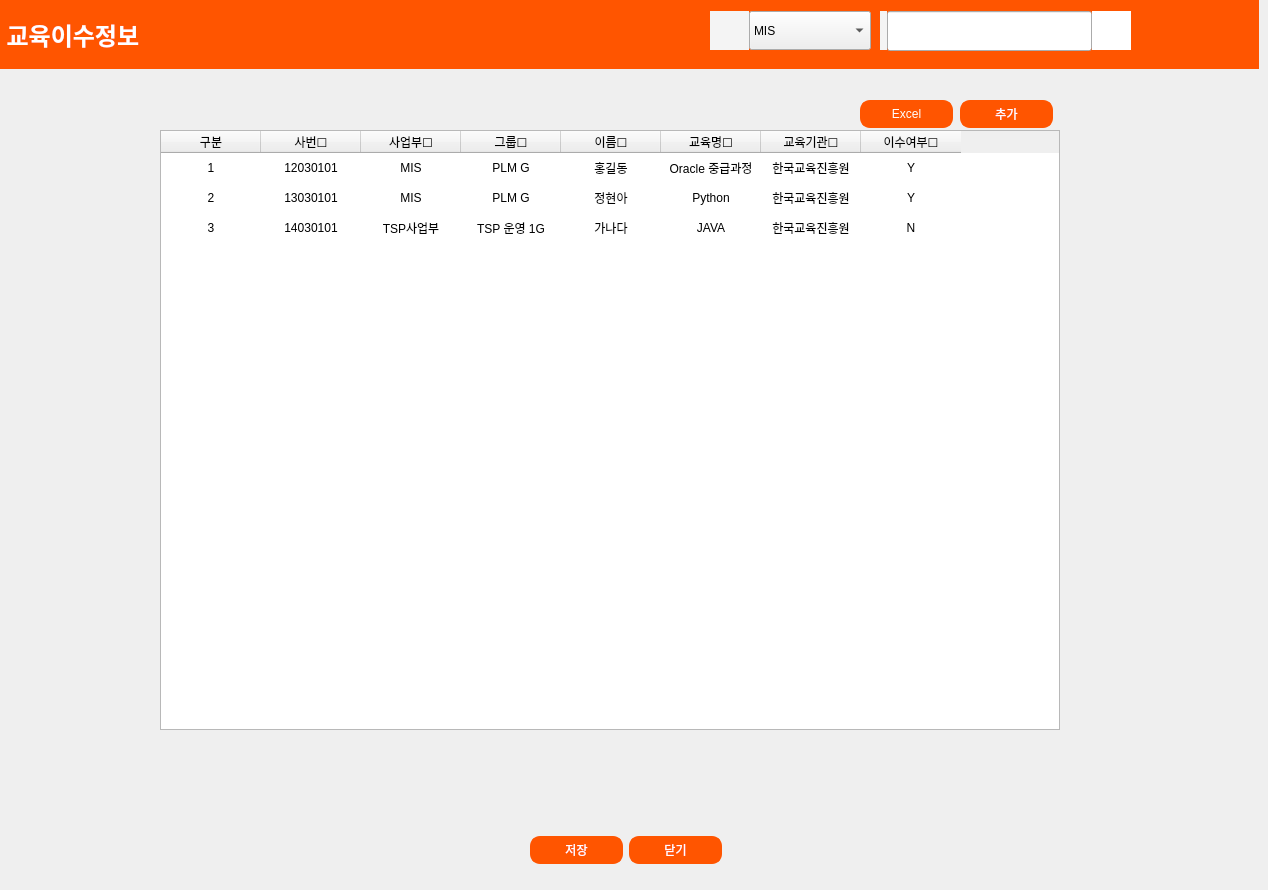
  <widget class="QWidget" name="eduList">
   <widget class="QWidget" name="horizontalLayoutWidget_5">
    <property name="geometry">
     <rect>
      <x>0</x>
      <y>820</y>
      <width>1251</width>
      <height>61</height>
     </rect>
    </property>
    <layout class="QHBoxLayout" name="horizontalLayout_5">
     <property name="spacing">
      <number>6</number>
     </property>
     <item>
      <spacer name="horizontalSpacer_4">
       <property name="orientation">
        <enum>Qt::Horizontal</enum>
       </property>
       <property name="sizeHint" stdset="0">
        <size>
         <width>40</width>
         <height>20</height>
        </size>
       </property>
      </spacer>
     </item>
     <item>
      <widget class="QPushButton" name="saveBtn">
       <property name="minimumSize">
        <size>
         <width>93</width>
         <height>28</height>
        </size>
       </property>
       <property name="maximumSize">
        <size>
         <width>93</width>
         <height>28</height>
        </size>
       </property>
       <property name="styleSheet">
        <string notr="true">background-color: #ff5500;
border-radius : 10px; 
border : 2px solid #ff5500;
color: white;</string>
       </property>
       <property name="text">
        <string>저장</string>
       </property>
      </widget>
     </item>
     <item>
      <widget class="QPushButton" name="cnlBtn">
       <property name="minimumSize">
        <size>
         <width>93</width>
         <height>28</height>
        </size>
       </property>
       <property name="maximumSize">
        <size>
         <width>93</width>
         <height>28</height>
        </size>
       </property>
       <property name="styleSheet">
        <string notr="true">background-color: #ff5500;
border-radius : 10px; 
border : 2px solid #ff5500;
color: white;</string>
       </property>
       <property name="text">
        <string>닫기</string>
       </property>
      </widget>
     </item>
     <item>
      <spacer name="horizontalSpacer_5">
       <property name="orientation">
        <enum>Qt::Horizontal</enum>
       </property>
       <property name="sizeHint" stdset="0">
        <size>
         <width>40</width>
         <height>20</height>
        </size>
       </property>
      </spacer>
     </item>
    </layout>
   </widget>
   <widget class="QTableWidget" name="table">
    <property name="geometry">
     <rect>
      <x>160</x>
      <y>130</y>
      <width>900</width>
      <height>600</height>
     </rect>
    </property>
    <property name="minimumSize">
     <size>
      <width>0</width>
      <height>600</height>
     </size>
    </property>
    <property name="maximumSize">
     <size>
      <width>16777215</width>
      <height>600</height>
     </size>
    </property>
    <property name="contextMenuPolicy">
     <enum>Qt::PreventContextMenu</enum>
    </property>
    <property name="showGrid">
     <bool>false</bool>
    </property>
    <property name="sortingEnabled">
     <bool>false</bool>
    </property>
    <property name="rowCount">
     <number>3</number>
    </property>
    <attribute name="verticalHeaderVisible">
     <bool>false</bool>
    </attribute>
    <row>
     <property name="text">
      <string/>
     </property>
    </row>
    <row>
     <property name="text">
      <string/>
     </property>
    </row>
    <row>
     <property name="text">
      <string/>
     </property>
    </row>
    <column>
     <property name="text">
      <string>구분</string>
     </property>
    </column>
    <column>
     <property name="text">
      <string>사번☐</string>
     </property>
    </column>
    <column>
     <property name="text">
      <string>사업부☐</string>
     </property>
    </column>
    <column>
     <property name="text">
      <string>그룹☐</string>
     </property>
    </column>
    <column>
     <property name="text">
      <string>이름☐</string>
     </property>
    </column>
    <column>
     <property name="text">
      <string>교육명☐</string>
     </property>
    </column>
    <column>
     <property name="text">
      <string>교육기관☐</string>
     </property>
    </column>
    <column>
     <property name="text">
      <string>이수여부☐</string>
     </property>
    </column>
    <item row="0" column="0">
     <property name="text">
      <string>1</string>
     </property>
     <property name="textAlignment">
      <set>AlignCenter</set>
     </property>
    </item>
    <item row="0" column="1">
     <property name="text">
      <string>12030101</string>
     </property>
     <property name="textAlignment">
      <set>AlignCenter</set>
     </property>
     <property name="flags">
      <set>ItemIsSelectable|ItemIsEnabled</set>
     </property>
    </item>
    <item row="0" column="2">
     <property name="text">
      <string>MIS</string>
     </property>
     <property name="textAlignment">
      <set>AlignCenter</set>
     </property>
     <property name="flags">
      <set>ItemIsEditable|ItemIsEnabled</set>
     </property>
    </item>
    <item row="0" column="3">
     <property name="text">
      <string>PLM G</string>
     </property>
     <property name="textAlignment">
      <set>AlignCenter</set>
     </property>
     <property name="flags">
      <set>ItemIsDragEnabled|ItemIsDropEnabled|ItemIsEnabled</set>
     </property>
    </item>
    <item row="0" column="4">
     <property name="text">
      <string>홍길동</string>
     </property>
     <property name="textAlignment">
      <set>AlignCenter</set>
     </property>
     <property name="flags">
      <set>ItemIsDragEnabled|ItemIsDropEnabled|ItemIsEnabled</set>
     </property>
    </item>
    <item row="0" column="5">
     <property name="text">
      <string>Oracle 중급과정</string>
     </property>
     <property name="textAlignment">
      <set>AlignCenter</set>
     </property>
     <property name="flags">
      <set>ItemIsUserCheckable|ItemIsEnabled</set>
     </property>
    </item>
    <item row="0" column="6">
     <property name="text">
      <string>한국교육진흥원</string>
     </property>
     <property name="textAlignment">
      <set>AlignCenter</set>
     </property>
     <property name="flags">
      <set>ItemIsSelectable|ItemIsEnabled</set>
     </property>
    </item>
    <item row="0" column="7">
     <property name="text">
      <string>Y</string>
     </property>
     <property name="textAlignment">
      <set>AlignCenter</set>
     </property>
     <property name="flags">
      <set>ItemIsEnabled|ItemIsTristate</set>
     </property>
    </item>
    <item row="1" column="0">
     <property name="text">
      <string>2</string>
     </property>
     <property name="textAlignment">
      <set>AlignCenter</set>
     </property>
    </item>
    <item row="1" column="1">
     <property name="text">
      <string>13030101</string>
     </property>
     <property name="textAlignment">
      <set>AlignCenter</set>
     </property>
     <property name="flags">
      <set>ItemIsSelectable|ItemIsEnabled</set>
     </property>
    </item>
    <item row="1" column="2">
     <property name="text">
      <string>MIS</string>
     </property>
     <property name="textAlignment">
      <set>AlignCenter</set>
     </property>
    </item>
    <item row="1" column="3">
     <property name="text">
      <string>PLM G</string>
     </property>
     <property name="textAlignment">
      <set>AlignCenter</set>
     </property>
    </item>
    <item row="1" column="4">
     <property name="text">
      <string>정현아</string>
     </property>
     <property name="textAlignment">
      <set>AlignCenter</set>
     </property>
    </item>
    <item row="1" column="5">
     <property name="text">
      <string>Python</string>
     </property>
     <property name="textAlignment">
      <set>AlignCenter</set>
     </property>
     <property name="flags">
      <set>ItemIsUserCheckable|ItemIsEnabled</set>
     </property>
    </item>
    <item row="1" column="6">
     <property name="text">
      <string>한국교육진흥원</string>
     </property>
     <property name="textAlignment">
      <set>AlignCenter</set>
     </property>
     <property name="flags">
      <set>ItemIsSelectable|ItemIsEnabled</set>
     </property>
    </item>
    <item row="1" column="7">
     <property name="text">
      <string>Y</string>
     </property>
     <property name="textAlignment">
      <set>AlignCenter</set>
     </property>
    </item>
    <item row="2" column="0">
     <property name="text">
      <string>3</string>
     </property>
     <property name="textAlignment">
      <set>AlignCenter</set>
     </property>
    </item>
    <item row="2" column="1">
     <property name="text">
      <string>14030101</string>
     </property>
     <property name="textAlignment">
      <set>AlignCenter</set>
     </property>
     <property name="flags">
      <set>ItemIsSelectable|ItemIsEnabled</set>
     </property>
    </item>
    <item row="2" column="2">
     <property name="text">
      <string>TSP사업부</string>
     </property>
     <property name="textAlignment">
      <set>AlignCenter</set>
     </property>
    </item>
    <item row="2" column="3">
     <property name="text">
      <string>TSP 운영 1G</string>
     </property>
     <property name="textAlignment">
      <set>AlignCenter</set>
     </property>
    </item>
    <item row="2" column="4">
     <property name="text">
      <string>가나다</string>
     </property>
     <property name="textAlignment">
      <set>AlignCenter</set>
     </property>
    </item>
    <item row="2" column="5">
     <property name="text">
      <string>JAVA</string>
     </property>
     <property name="textAlignment">
      <set>AlignCenter</set>
     </property>
    </item>
    <item row="2" column="6">
     <property name="text">
      <string>한국교육진흥원</string>
     </property>
     <property name="textAlignment">
      <set>AlignCenter</set>
     </property>
    </item>
    <item row="2" column="7">
     <property name="text">
      <string>N</string>
     </property>
     <property name="textAlignment">
      <set>AlignCenter</set>
     </property>
    </item>
   </widget>
   <widget class="QPushButton" name="addBtn">
    <property name="geometry">
     <rect>
      <x>960</x>
      <y>100</y>
      <width>93</width>
      <height>28</height>
     </rect>
    </property>
    <property name="palette">
     <palette>
      <active>
       <colorrole role="WindowText">
        <brush brushstyle="SolidPattern">
         <color alpha="255">
          <red>255</red>
          <green>255</green>
          <blue>255</blue>
         </color>
        </brush>
       </colorrole>
       <colorrole role="Button">
        <brush brushstyle="SolidPattern">
         <color alpha="255">
          <red>255</red>
          <green>85</green>
          <blue>0</blue>
         </color>
        </brush>
       </colorrole>
       <colorrole role="Text">
        <brush brushstyle="SolidPattern">
         <color alpha="255">
          <red>255</red>
          <green>255</green>
          <blue>255</blue>
         </color>
        </brush>
       </colorrole>
       <colorrole role="ButtonText">
        <brush brushstyle="SolidPattern">
         <color alpha="255">
          <red>255</red>
          <green>255</green>
          <blue>255</blue>
         </color>
        </brush>
       </colorrole>
       <colorrole role="Base">
        <brush brushstyle="SolidPattern">
         <color alpha="255">
          <red>255</red>
          <green>85</green>
          <blue>0</blue>
         </color>
        </brush>
       </colorrole>
       <colorrole role="Window">
        <brush brushstyle="SolidPattern">
         <color alpha="255">
          <red>255</red>
          <green>85</green>
          <blue>0</blue>
         </color>
        </brush>
       </colorrole>
       <colorrole role="PlaceholderText">
        <brush brushstyle="NoBrush">
         <color alpha="128">
          <red>255</red>
          <green>255</green>
          <blue>255</blue>
         </color>
        </brush>
       </colorrole>
      </active>
      <inactive>
       <colorrole role="WindowText">
        <brush brushstyle="SolidPattern">
         <color alpha="255">
          <red>255</red>
          <green>255</green>
          <blue>255</blue>
         </color>
        </brush>
       </colorrole>
       <colorrole role="Button">
        <brush brushstyle="SolidPattern">
         <color alpha="255">
          <red>255</red>
          <green>85</green>
          <blue>0</blue>
         </color>
        </brush>
       </colorrole>
       <colorrole role="Text">
        <brush brushstyle="SolidPattern">
         <color alpha="255">
          <red>255</red>
          <green>255</green>
          <blue>255</blue>
         </color>
        </brush>
       </colorrole>
       <colorrole role="ButtonText">
        <brush brushstyle="SolidPattern">
         <color alpha="255">
          <red>255</red>
          <green>255</green>
          <blue>255</blue>
         </color>
        </brush>
       </colorrole>
       <colorrole role="Base">
        <brush brushstyle="SolidPattern">
         <color alpha="255">
          <red>255</red>
          <green>85</green>
          <blue>0</blue>
         </color>
        </brush>
       </colorrole>
       <colorrole role="Window">
        <brush brushstyle="SolidPattern">
         <color alpha="255">
          <red>255</red>
          <green>85</green>
          <blue>0</blue>
         </color>
        </brush>
       </colorrole>
       <colorrole role="PlaceholderText">
        <brush brushstyle="NoBrush">
         <color alpha="128">
          <red>255</red>
          <green>255</green>
          <blue>255</blue>
         </color>
        </brush>
       </colorrole>
      </inactive>
      <disabled>
       <colorrole role="WindowText">
        <brush brushstyle="SolidPattern">
         <color alpha="255">
          <red>255</red>
          <green>255</green>
          <blue>255</blue>
         </color>
        </brush>
       </colorrole>
       <colorrole role="Button">
        <brush brushstyle="SolidPattern">
         <color alpha="255">
          <red>255</red>
          <green>85</green>
          <blue>0</blue>
         </color>
        </brush>
       </colorrole>
       <colorrole role="Text">
        <brush brushstyle="SolidPattern">
         <color alpha="255">
          <red>255</red>
          <green>255</green>
          <blue>255</blue>
         </color>
        </brush>
       </colorrole>
       <colorrole role="ButtonText">
        <brush brushstyle="SolidPattern">
         <color alpha="255">
          <red>255</red>
          <green>255</green>
          <blue>255</blue>
         </color>
        </brush>
       </colorrole>
       <colorrole role="Base">
        <brush brushstyle="SolidPattern">
         <color alpha="255">
          <red>255</red>
          <green>85</green>
          <blue>0</blue>
         </color>
        </brush>
       </colorrole>
       <colorrole role="Window">
        <brush brushstyle="SolidPattern">
         <color alpha="255">
          <red>255</red>
          <green>85</green>
          <blue>0</blue>
         </color>
        </brush>
       </colorrole>
       <colorrole role="PlaceholderText">
        <brush brushstyle="NoBrush">
         <color alpha="128">
          <red>255</red>
          <green>255</green>
          <blue>255</blue>
         </color>
        </brush>
       </colorrole>
      </disabled>
     </palette>
    </property>
    <property name="styleSheet">
     <string notr="true">background-color: #ff5500;
border-radius : 10px; 
border : 2px solid #ff5500;
color: white;</string>
    </property>
    <property name="text">
     <string>추가</string>
    </property>
   </widget>
   <widget class="QWidget" name="horizontalLayoutWidget_2">
    <property name="geometry">
     <rect>
      <x>880</x>
      <y>10</y>
      <width>251</width>
      <height>42</height>
     </rect>
    </property>
    <layout class="QHBoxLayout" name="horizontalLayout_8">
     <property name="spacing">
      <number>0</number>
     </property>
     <item>
      <widget class="QLabel" name="label_2">
       <property name="minimumSize">
        <size>
         <width>0</width>
         <height>39</height>
        </size>
       </property>
       <property name="maximumSize">
        <size>
         <width>16777215</width>
         <height>39</height>
        </size>
       </property>
       <property name="styleSheet">
        <string notr="true">background-color:rgb(244, 244, 244);</string>
       </property>
       <property name="text">
        <string/>
       </property>
       <property name="pixmap">
        <pixmap>peo.png</pixmap>
       </property>
      </widget>
     </item>
     <item>
      <widget class="QLineEdit" name="lineEdit_2">
       <property name="minimumSize">
        <size>
         <width>0</width>
         <height>40</height>
        </size>
       </property>
       <property name="maximumSize">
        <size>
         <width>16777215</width>
         <height>40</height>
        </size>
       </property>
      </widget>
     </item>
     <item>
      <widget class="QPushButton" name="pushButton_6">
       <property name="minimumSize">
        <size>
         <width>39</width>
         <height>39</height>
        </size>
       </property>
       <property name="maximumSize">
        <size>
         <width>39</width>
         <height>39</height>
        </size>
       </property>
       <property name="styleSheet">
        <string notr="true">border: none;
background-color:white;</string>
       </property>
       <property name="icon">
        <iconset>
         <normaloff>find.png</normaloff>find.png</iconset>
       </property>
      </widget>
     </item>
    </layout>
   </widget>
   <widget class="QLabel" name="label_3">
    <property name="geometry">
     <rect>
      <x>0</x>
      <y>0</y>
      <width>1259</width>
      <height>69</height>
     </rect>
    </property>
    <property name="styleSheet">
     <string notr="true">background-color: #ff5500;
colorL white;</string>
    </property>
    <property name="text">
     <string>&lt;html&gt;&lt;head/&gt;&lt;body&gt;&lt;p&gt;&lt;span style=&quot; font-size:18pt; font-weight:600; color:#ffffff;&quot;&gt;&amp;nbsp;교육이수정보&lt;/span&gt;&lt;/p&gt;&lt;/body&gt;&lt;/html&gt;</string>
    </property>
   </widget>
   <widget class="QWidget" name="horizontalLayoutWidget_3">
    <property name="geometry">
     <rect>
      <x>710</x>
      <y>10</y>
      <width>161</width>
      <height>41</height>
     </rect>
    </property>
    <layout class="QHBoxLayout" name="horizontalLayout_9">
     <property name="spacing">
      <number>0</number>
     </property>
     <item>
      <widget class="QLabel" name="label_5">
       <property name="minimumSize">
        <size>
         <width>39</width>
         <height>39</height>
        </size>
       </property>
       <property name="maximumSize">
        <size>
         <width>39</width>
         <height>39</height>
        </size>
       </property>
       <property name="styleSheet">
        <string notr="true">background-color:rgb(244, 244, 244);</string>
       </property>
       <property name="text">
        <string/>
       </property>
       <property name="pixmap">
        <pixmap>diagram.png</pixmap>
       </property>
       <property name="alignment">
        <set>Qt::AlignCenter</set>
       </property>
      </widget>
     </item>
     <item>
      <widget class="QComboBox" name="comboBox_2">
       <property name="minimumSize">
        <size>
         <width>0</width>
         <height>39</height>
        </size>
       </property>
       <property name="maximumSize">
        <size>
         <width>16777215</width>
         <height>39</height>
        </size>
       </property>
       <item>
        <property name="text">
         <string>MIS</string>
        </property>
       </item>
       <item>
        <property name="text">
         <string>TSP</string>
        </property>
       </item>
       <item>
        <property name="text">
         <string>TC</string>
        </property>
       </item>
       <item>
        <property name="text">
         <string>FAB</string>
        </property>
       </item>
      </widget>
     </item>
    </layout>
   </widget>
   <widget class="QPushButton" name="excelBtn">
    <property name="geometry">
     <rect>
      <x>860</x>
      <y>100</y>
      <width>93</width>
      <height>28</height>
     </rect>
    </property>
    <property name="palette">
     <palette>
      <active>
       <colorrole role="WindowText">
        <brush brushstyle="SolidPattern">
         <color alpha="255">
          <red>255</red>
          <green>255</green>
          <blue>255</blue>
         </color>
        </brush>
       </colorrole>
       <colorrole role="Button">
        <brush brushstyle="SolidPattern">
         <color alpha="255">
          <red>255</red>
          <green>85</green>
          <blue>0</blue>
         </color>
        </brush>
       </colorrole>
       <colorrole role="Text">
        <brush brushstyle="SolidPattern">
         <color alpha="255">
          <red>255</red>
          <green>255</green>
          <blue>255</blue>
         </color>
        </brush>
       </colorrole>
       <colorrole role="ButtonText">
        <brush brushstyle="SolidPattern">
         <color alpha="255">
          <red>255</red>
          <green>255</green>
          <blue>255</blue>
         </color>
        </brush>
       </colorrole>
       <colorrole role="Base">
        <brush brushstyle="SolidPattern">
         <color alpha="255">
          <red>255</red>
          <green>85</green>
          <blue>0</blue>
         </color>
        </brush>
       </colorrole>
       <colorrole role="Window">
        <brush brushstyle="SolidPattern">
         <color alpha="255">
          <red>255</red>
          <green>85</green>
          <blue>0</blue>
         </color>
        </brush>
       </colorrole>
       <colorrole role="PlaceholderText">
        <brush brushstyle="NoBrush">
         <color alpha="128">
          <red>255</red>
          <green>255</green>
          <blue>255</blue>
         </color>
        </brush>
       </colorrole>
      </active>
      <inactive>
       <colorrole role="WindowText">
        <brush brushstyle="SolidPattern">
         <color alpha="255">
          <red>255</red>
          <green>255</green>
          <blue>255</blue>
         </color>
        </brush>
       </colorrole>
       <colorrole role="Button">
        <brush brushstyle="SolidPattern">
         <color alpha="255">
          <red>255</red>
          <green>85</green>
          <blue>0</blue>
         </color>
        </brush>
       </colorrole>
       <colorrole role="Text">
        <brush brushstyle="SolidPattern">
         <color alpha="255">
          <red>255</red>
          <green>255</green>
          <blue>255</blue>
         </color>
        </brush>
       </colorrole>
       <colorrole role="ButtonText">
        <brush brushstyle="SolidPattern">
         <color alpha="255">
          <red>255</red>
          <green>255</green>
          <blue>255</blue>
         </color>
        </brush>
       </colorrole>
       <colorrole role="Base">
        <brush brushstyle="SolidPattern">
         <color alpha="255">
          <red>255</red>
          <green>85</green>
          <blue>0</blue>
         </color>
        </brush>
       </colorrole>
       <colorrole role="Window">
        <brush brushstyle="SolidPattern">
         <color alpha="255">
          <red>255</red>
          <green>85</green>
          <blue>0</blue>
         </color>
        </brush>
       </colorrole>
       <colorrole role="PlaceholderText">
        <brush brushstyle="NoBrush">
         <color alpha="128">
          <red>255</red>
          <green>255</green>
          <blue>255</blue>
         </color>
        </brush>
       </colorrole>
      </inactive>
      <disabled>
       <colorrole role="WindowText">
        <brush brushstyle="SolidPattern">
         <color alpha="255">
          <red>255</red>
          <green>255</green>
          <blue>255</blue>
         </color>
        </brush>
       </colorrole>
       <colorrole role="Button">
        <brush brushstyle="SolidPattern">
         <color alpha="255">
          <red>255</red>
          <green>85</green>
          <blue>0</blue>
         </color>
        </brush>
       </colorrole>
       <colorrole role="Text">
        <brush brushstyle="SolidPattern">
         <color alpha="255">
          <red>255</red>
          <green>255</green>
          <blue>255</blue>
         </color>
        </brush>
       </colorrole>
       <colorrole role="ButtonText">
        <brush brushstyle="SolidPattern">
         <color alpha="255">
          <red>255</red>
          <green>255</green>
          <blue>255</blue>
         </color>
        </brush>
       </colorrole>
       <colorrole role="Base">
        <brush brushstyle="SolidPattern">
         <color alpha="255">
          <red>255</red>
          <green>85</green>
          <blue>0</blue>
         </color>
        </brush>
       </colorrole>
       <colorrole role="Window">
        <brush brushstyle="SolidPattern">
         <color alpha="255">
          <red>255</red>
          <green>85</green>
          <blue>0</blue>
         </color>
        </brush>
       </colorrole>
       <colorrole role="PlaceholderText">
        <brush brushstyle="NoBrush">
         <color alpha="128">
          <red>255</red>
          <green>255</green>
          <blue>255</blue>
         </color>
        </brush>
       </colorrole>
      </disabled>
     </palette>
    </property>
    <property name="styleSheet">
     <string notr="true">background-color: #ff5500;
border-radius : 10px; 
border : 2px solid #ff5500;
color: white;</string>
    </property>
    <property name="text">
     <string>Excel</string>
    </property>
   </widget>
   <zorder>label_3</zorder>
   <zorder>horizontalLayoutWidget_5</zorder>
   <zorder>table</zorder>
   <zorder>addBtn</zorder>
   <zorder>horizontalLayoutWidget_2</zorder>
   <zorder>horizontalLayoutWidget_3</zorder>
   <zorder>excelBtn</zorder>
  </widget>
